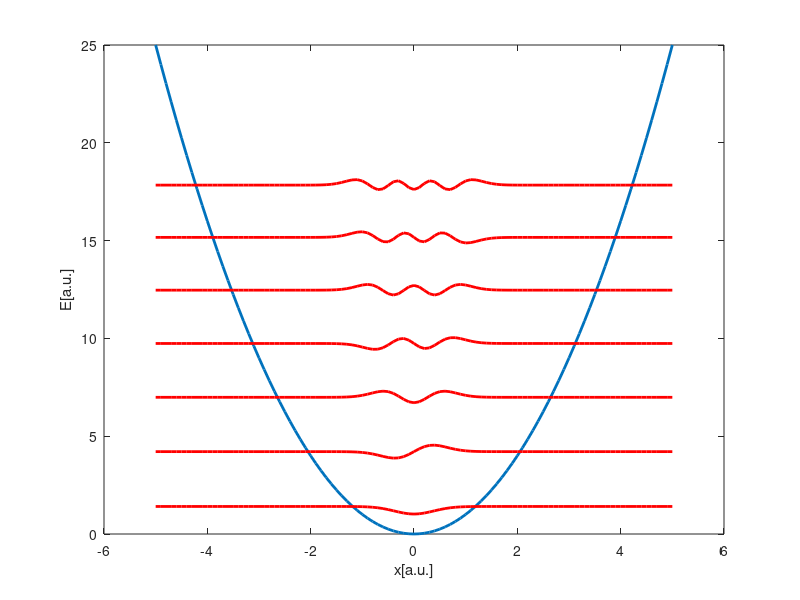

Write the MATLAB code that produced this figure.
close all;clear all; clc;

x=-5:0.1:5;

A=-2*ones(1,length(x));
B=ones(1,length(x)-1);
D=diag(A)+diag(B,1)+diag(B,-1);
V=diag(x.*x);
H=V-2*D;
[PHI,E]=eig(H);

plot(x,diag(V),'LineWidth',2);
hold on;
plot(x,PHI(:,1)'+10*E(1,1),'r','LineWidth',2)
for i=2:1:7
    plot(x,(-1)^i*PHI(:,i)'+10*E(i,i),'r','LineWidth',2)
end
xlabel('x[a.u.]');
ylabel('E[a.u.]');
filename=['v-x2-',datestr(now,30),'.png'];
print(gcf,'-dpng',filename);
